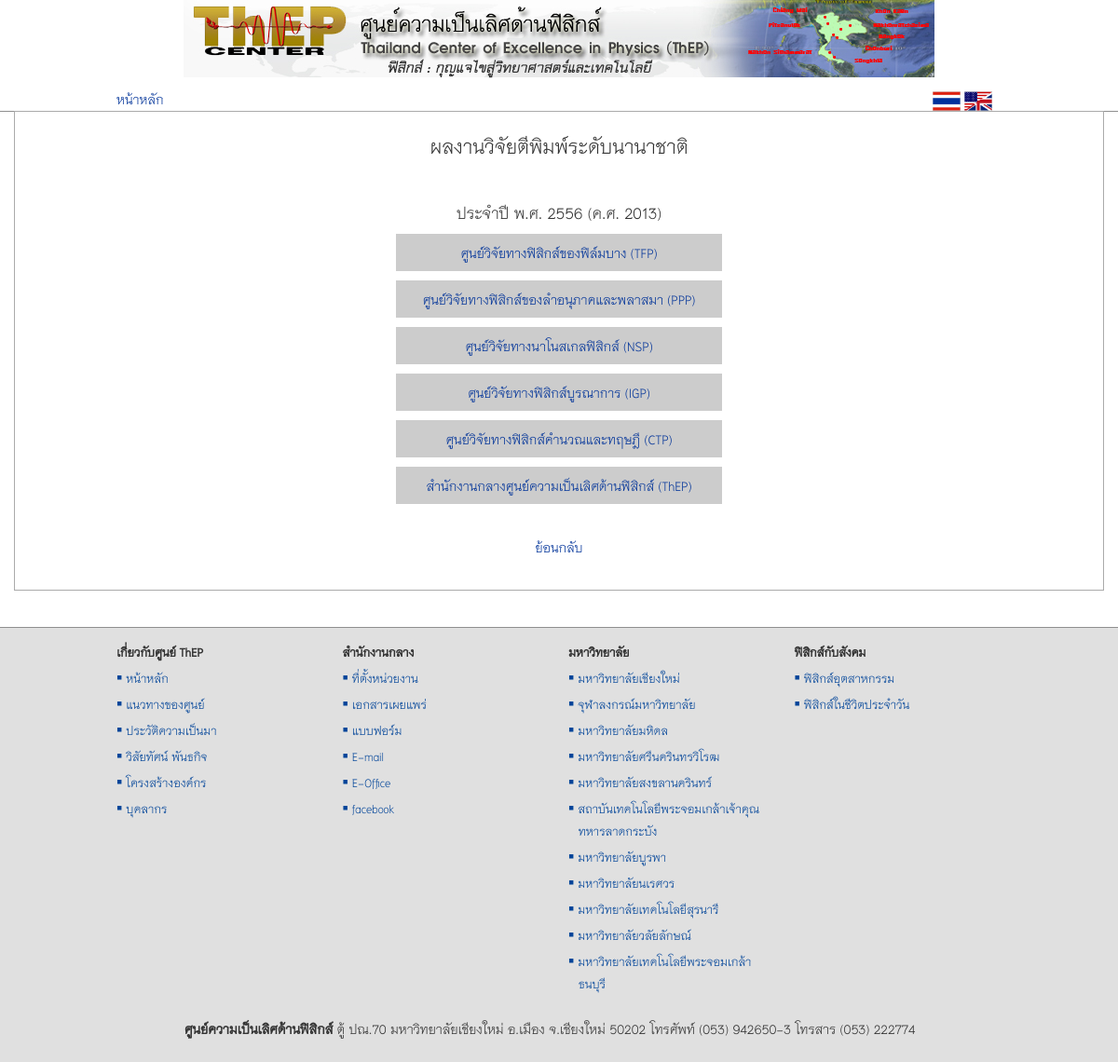
Page /views/research-output.php?year=2013 on the committed database.
### tables this page shows
CREATE TABLE `tb_re_center` (
  `id` int(11) NOT NULL auto_increment,
  `re_center_code` varchar(255) NOT NULL,
  `re_center_en` text NOT NULL,
  `re_center_th` text NOT NULL,
  `director_en` text NOT NULL,
  `director_th` text NOT NULL,
  `address` text NOT NULL,
  PRIMARY KEY  (`id`)
);

### src/views/research-output.php (the view, shortened to what this page needs)
</head>
<body>
    <div class="container">
        <div class="bs-example" id="content">
            <h2 class="text-center">ผลงานวิจัยตีพิมพ์ระดับนานาชาติ</h2>
            <br>
            <?php
            if (isset($_GET['year'])) {
                $year = $_GET['year'];
                $sql = "SELECT * FROM tb_re_center";
                $result = mysql_query($sql);
                echo '
        <div><h3 align="center">ประจำปี พ.ศ. ' . ($year + 543) . ' (ค.ศ. ' . $year . ')</h3></div>';
                while ($p = mysql_fetch_array($result)) {
                    echo '
        <table style="width: 350px; margin: 10px auto;">
            <tr>
                <td class="text-center" style="background-color: #cccccc; height: 40px; width: 350px;"><a href="show-article.php?year=' . $year . '&center=' . $p['re_center_code'] . '&center_name=' . $p['re_center_th'] . '">' . $p['re_center_th'] . ' (' . $p['re_center_code'] . ')</a></td>
            </tr>
        </table>
                ';
                }
                echo '
        <div>&nbsp;</div>
        <div align="center"><a href="research-output.php"><i class="icon-arrow-left-3"></i> ย้อนกลับ</a></div>';
                    }
                    ?>
                <p>&nbsp;</p>
            </div>
        </div>
</body>
</html>

### src/themes/assets/css/docs.css (style rules this page uses)
body { position: relative; padding-top: 50px; }
.bs-example { position: relative; padding: 15px 15px 15px 15px; margin: 0 -15px 15px; background-color: #fafafa; box-shadow: inset 0 3px 6px rgba(0,0,0,.05); border-color: #e5e5e5 #eee #eee; border-style: solid; border-width: 1px 0; }
.bs-example:after { position: absolute; left: 15px; font-size: 12px; font-weight: bold; color: #bbb; text-transform: uppercase; letter-spacing: 1px; }
@media screen and (min-width: 768px) { .bs-example { margin-left: 0; margin-right: 0; background-color: #fff; border-width: 1px; border-color: #ddd; border-radius: 4px 4px 0 0; box-shadow: none; } }
.bs-example > p:last-child, .bs-example > ul:last-child, .bs-example > ol:last-child, .bs-example > blockquote:last-child, .bs-example > .form-control:last-child, .bs-example > .table:last-child, .bs-example > .navbar:last-child, .bs-example > .jumbotron:last-child, .bs-example > .alert:last-child, .bs-example > .panel:last-child, .bs-example > .list-group:last-child, .bs-example > .well:last-child, .bs-example > .progress:last-child, .bs-example > .table-responsive:last-child > .table { margin-bottom: 0; }

### src/style/main.css (style rules this page uses)
body { margin: 0; padding: 0; width: 100%; background-color: #FFF; font-family: 'TH Niramit AS'; font-size: 20px; line-height: 24px; color: #333; }
h1, h2, h3, h4, h5, h6, .h1, .h2, .h3, .h4, .h5, .h6 { font-family: 'TH Niramit AS'; font-weight: 400; }
a { text-decoration: none; color: #003399; }
.bs-example { border: 1px solid #aaaaaa; border-radius: 0; padding: 10px; }
td { padding-left: 10px; padding-right: 10px; }
h1, h2, h3 { margin-top: 10px; margin-bottom: 8px; }
p { margin: 0 }
table { margin: auto; margin-top: 15px; }
@media (min-width: 1200px) { .container { max-width: 100%; } }

### rows in the picture
tb_re_center: re_center_th "ศูนย์วิจัยทางฟิสิกส์ของฟิล์มบาง", re_center_code "TFP"
tb_re_center: re_center_th "ศูนย์วิจัยทางฟิสิกส์ของลำอนุภาคและพลาสมา", re_center_code "PPP"
tb_re_center: re_center_th "ศูนย์วิจัยทางนาโนสเกลฟิสิกส์", re_center_code "NSP"
tb_re_center: re_center_th "ศูนย์วิจัยทางฟิสิกส์บูรณาการ", re_center_code "IGP"
tb_re_center: re_center_th "ศูนย์วิจัยทางฟิสิกส์คำนวณและทฤษฎี", re_center_code "CTP"
tb_re_center: re_center_th "สำนักงานกลางศูนย์ความเป็นเลิศด้านฟิสิกส์", re_center_code "ThEP"

### other values in the picture
$year + 543 "2556"
$year "2013"
